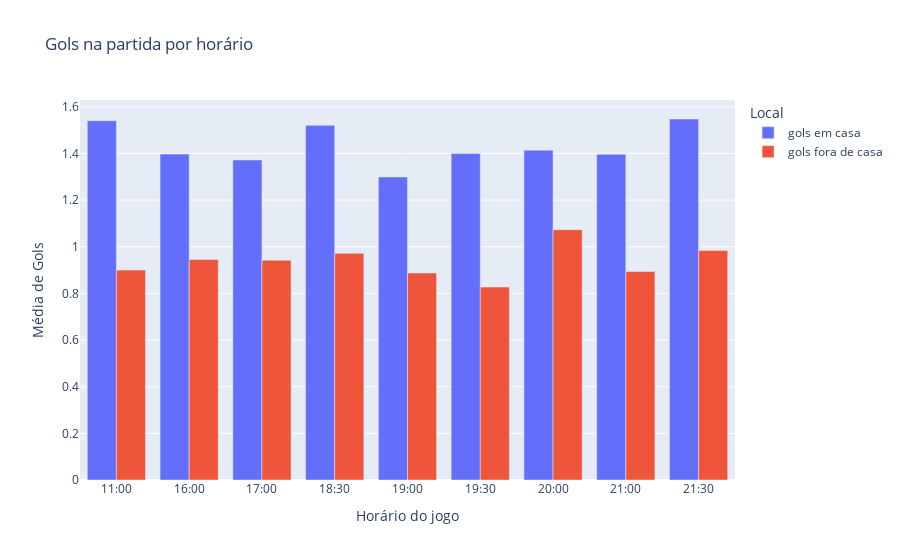

The notebook cell this image was saved under:
### Code cell
# Criando o gráfico de barras interativo
fig = go.Figure()

# Adicionando as barras ao gráfico
fig.add_trace(go.Bar(x=horarios_filtrados.index, y=horarios_filtrados['home_goal'], name='gols em casa'))
fig.add_trace(go.Bar(x=horarios_filtrados.index, y=horarios_filtrados['away_goal'], name='gols fora de casa'))

# Personalizando o layout do gráfico
fig.update_layout(title='Gols na partida por horário',
                  xaxis_title='Horário do jogo',
                  yaxis_title='Média de Gols',
                  legend_title_text='Local',
                  xaxis_tickangle=0,  # Rótulos do eixo X sem rotação
                  barmode='group',  # Exibe as barras lado a lado
                  hovermode='x')    # Mostra os valores das barras ao passar o mouse sobre elas

### Figure 1 — Plotly figure (JSON) as saved in the notebook; plotly's stock layout.template omitted (floating-point values rounded to 4 significant figures)
{"data": [{"name": "gols em casa", "type": "bar", "x": ["11:00", "16:00", "17:00", "18:30", "19:00", "19:30", "20:00", "21:00", "21:30"], "y": [1.54, 1.397, 1.372, 1.521, 1.299, 1.399, 1.414, 1.396, 1.548]}, {"name": "gols fora de casa", "type": "bar", "x": ["11:00", "16:00", "17:00", "18:30", "19:00", "19:30", "20:00", "21:00", "21:30"], "y": [0.9, 0.9457, 0.9422, 0.9716, 0.8878, 0.827, 1.073, 0.8938, 0.9841]}], "layout": {"barmode": "group", "hovermode": "x", "legend": {"title": {"text": "Local"}}, "title": {"text": "Gols na partida por horário"}, "xaxis": {"tickangle": 0, "title": {"text": "Horário do jogo"}}, "yaxis": {"title": {"text": "Média de Gols"}}}}
